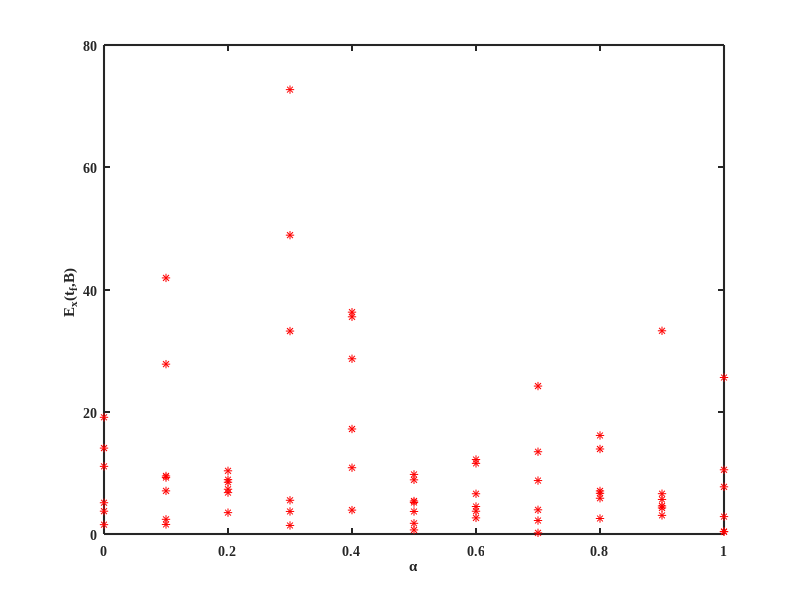

The MATLAB source for this figure: (Note: this script raises an error after producing the figure.)
clear;
clc;
close all;
x=[0,       0,       0,      0,      0,      0,...
   0.1,     0.1,     0.1,    0.1,    0.1,    0.1,   0.1,...                
   0.2,     0.2,     0.2,    0.2,    0.2,    0.2,...
   0.3,     0.3,     0.3,    0.3,    0.3,    0.3,...
   0.4,     0.4,     0.4,    0.4,    0.4,    0.4,...
   0.5,     0.5,     0.5,    0.5,    0.5,    0.5,   0.5,...
   0.6,     0.6,     0.6,    0.6,    0.6,    0.6,...
   0.7,     0.7,     0.7,    0.7,    0.7,    0.7,...
   0.8,     0.8,     0.8,    0.8,    0.8,    0.8,...
   0.9,     0.9,     0.9,    0.9,    0.9,    0.9,...
   1.0,     1.0,     1.0,    1.0,    1.0,    1.0]

  
y1=[14.0541,  11.0654,  5.1157,   3.7315,   1.5306,   19.0911,...
    2.4018,   9.2309,   41.8966,  27.7886,  9.4935,   1.5618,    7.0571,...
    8.8906,   3.4967,   6.7711,   8.4666,   10.3376,  7.3201,...
    48.8895,  3.6892,   33.2007,  1.3976,   72.6999,  5.5159,...
    3.9083,   10.8448,  17.1802,  35.5322,  36.2934,  28.6686,...
    9.7452,   0.6664,   5.1463,   3.6828,   8.8616,   1.7478,   5.3931,...
    2.6378,   11.5521,  6.5839,   3.7264,   12.1867,  4.4991,...
    2.2062,   13.4591,  8.7420,   3.9569,   0.1910,   24.2009,...
    16.1207,  13.9074,  5.8484,   6.6600,   2.5362,   7.0455, ...
    3.0453,   5.6493,   6.5966,   33.2460,  4.5930,   4.2654, ...
    0.3614,   10.5065,  7.7208,   2.8474,   25.6003,  0.4079]
    
    
    
    
y2=[844.6382, 596.1673, 661.0664, 188.2449, 239.2383, 1013.9,...
    210.3728, 336.5325, 1751.4,   150.6,    509.84,   141.1813,  426.4290,...
    463.67,   245.8854, 443.3678, 403.4347, 588.9794, 203.0640,...
    2265.9,   219.37,   1622.9,   152.9098, 4082.9,   372.7603,...
    212.6321, 554.62,   590.1504, 1760.1,   1919.0,   1221.2,...
    560.83,   94.3835,  211.1423, 169.3774, 492.3083, 65.5988, 325.3356,...
    140.6685, 455.9834, 408.6628, 176.9837, 591.1039, 237.1928,...
    95.1158,  623.5402, 481.5167, 201.3387, 49.1167,  1231.7,...
    807.2818, 719.4020, 348.1571, 411.2445, 141.0850, 327.5912,...
    177.4,    241.9186, 395.6834, 1658.6,   185.8297, 484.5656,...
    73.0711,  185.8362, 658.2738, 87.7132,  1289,    66.0061]
figure
   plot(x,y1,'r*')
   
    set(gca, 'LineWidth', 1.5);
      set(gca,'FontName','Times New Roman','FontWeight','bold')
 xlabel('\alpha','FontName','Times New Roman','FontWeight','bold');
 ylabel('E_x(t_f,B) ','FontName','Times New Roman','FontWeight','bold');
  export_fig cost_x_1.eps -painters -transparent 
   
   %hold on
   %legend( )
   figure
   plot (x, y2, 'o')
  
 set(gca, 'LineWidth', 1.5);
 xlabel('\alpha','FontName','Times New Roman','FontWeight','bold');
 ylabel('E_u(t_f,B)','FontName','Times New Roman','FontWeight','bold');
  set(gca,'FontName','Times New Roman','FontWeight','bold')
  export_fig cost_u_1.eps -painters -transparent      